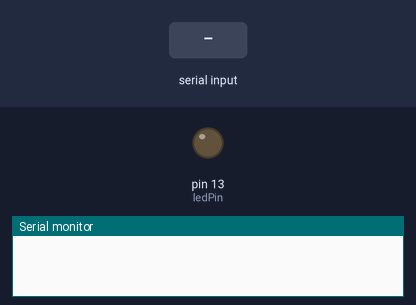
Simulated run of this sketch. Board: Arduino Uno, built with avr-gcc and run on an emulated ATmega328P. On the bench: output pins drawn as LEDs (lit = HIGH), the last lines printed to the serial monitor. Dashed ring = blinking. The inputs (shaded band) are chosen by the test bench.

Above: at 1.2 s.
1.3 s: "e" received over Serial
At 1.7 s:
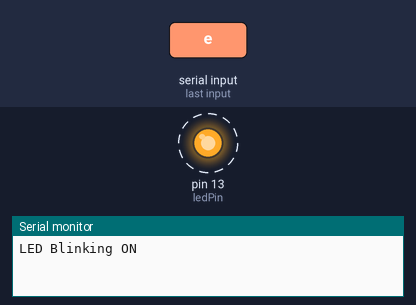
4.3 s: "a" received over Serial
At 4.8 s:
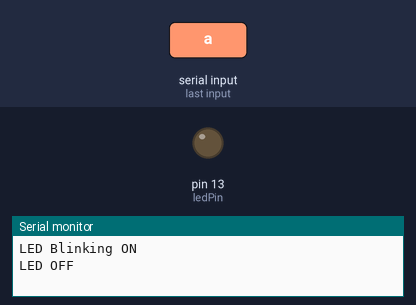
Timing chart, 0 to 7.3 s (numbered marks = the images above; inputs shaded):
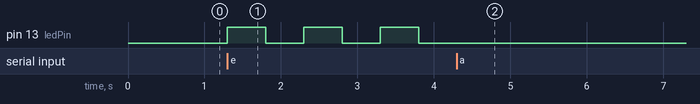

The sketch:

LedBluetooth.ino
```cpp
int ledPin = 13;
bool blinking = false;

void setup() {
  Serial.begin(9600);
  pinMode(ledPin, OUTPUT);
}

void loop() {
  if (Serial.available() > 0) {
    char data = Serial.read();
    if (data == 'e') {
      blinking = true;
      Serial.println("LED Blinking ON");
    } else if (data == 'a') {
      blinking = false;
      digitalWrite(ledPin, LOW);
      Serial.println("LED OFF");
    }
  }

  if (blinking) {
    digitalWrite(ledPin, HIGH);
    delay(500);
    digitalWrite(ledPin, LOW);
    delay(500);
  }
}
```

Measured:
- after the input at 1.3 s, pin 13 (ledPin): alternates HIGH for 0.50 s and LOW for 0.50 s, starting at once
- after the input at 4.3 s, pin 13 (ledPin): stops changing and stays LOW
